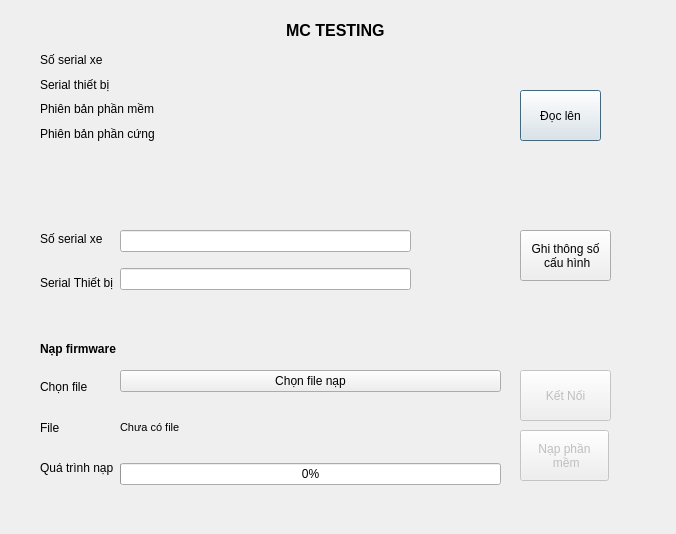
<?xml version="1.0" encoding="UTF-8"?>
<ui version="4.0">
 <class>mc</class>
 <widget class="QDialog" name="mc">
  <property name="geometry">
   <rect>
    <x>0</x>
    <y>0</y>
    <width>676</width>
    <height>534</height>
   </rect>
  </property>
  <property name="windowTitle">
   <string>MC TESTING</string>
  </property>
  <widget class="QWidget" name="horizontalLayoutWidget_2">
   <property name="geometry">
    <rect>
     <x>40</x>
     <y>50</y>
     <width>371</width>
     <height>118</height>
    </rect>
   </property>
   <layout class="QHBoxLayout" name="horizontalLayout_2">
    <item>
     <layout class="QVBoxLayout" name="verticalLayout_4">
      <item>
       <widget class="QLabel" name="label_8">
        <property name="text">
         <string>Số serial xe</string>
        </property>
       </widget>
      </item>
      <item>
       <widget class="QLabel" name="label_7">
        <property name="text">
         <string>Serial thiết bị</string>
        </property>
       </widget>
      </item>
      <item>
       <widget class="QLabel" name="label_9">
        <property name="text">
         <string>Phiên bản phần mềm</string>
        </property>
       </widget>
      </item>
      <item>
       <widget class="QLabel" name="label_10">
        <property name="text">
         <string>Phiên bản phần cứng</string>
        </property>
       </widget>
      </item>
      <item>
       <widget class="QLabel" name="label_11">
        <property name="text">
         <string/>
        </property>
       </widget>
      </item>
     </layout>
    </item>
    <item>
     <layout class="QVBoxLayout" name="verticalLayout_3">
      <item>
       <widget class="QLabel" name="serial_vehicle">
        <property name="text">
         <string/>
        </property>
       </widget>
      </item>
      <item>
       <widget class="QLabel" name="serial_module">
        <property name="text">
         <string/>
        </property>
       </widget>
      </item>
      <item>
       <widget class="QLabel" name="firm_ware_ver">
        <property name="text">
         <string/>
        </property>
       </widget>
      </item>
      <item>
       <widget class="QLabel" name="hard_ware_ver">
        <property name="text">
         <string/>
        </property>
       </widget>
      </item>
      <item>
       <widget class="QLabel" name="esim_num">
        <property name="text">
         <string/>
        </property>
       </widget>
      </item>
     </layout>
    </item>
   </layout>
  </widget>
  <widget class="QPushButton" name="read_btn">
   <property name="geometry">
    <rect>
     <x>520</x>
     <y>90</y>
     <width>81</width>
     <height>51</height>
    </rect>
   </property>
   <property name="text">
    <string>Đọc lên</string>
   </property>
  </widget>
  <widget class="QPushButton" name="write_btn">
   <property name="geometry">
    <rect>
     <x>520</x>
     <y>230</y>
     <width>91</width>
     <height>51</height>
    </rect>
   </property>
   <property name="text">
    <string>Ghi thông số
 cấu hình</string>
   </property>
  </widget>
  <widget class="QLabel" name="header">
   <property name="geometry">
    <rect>
     <x>286</x>
     <y>20</y>
     <width>111</width>
     <height>20</height>
    </rect>
   </property>
   <property name="font">
    <font>
     <pointsize>12</pointsize>
     <bold>true</bold>
    </font>
   </property>
   <property name="text">
    <string>MC TESTING</string>
   </property>
  </widget>
  <widget class="QPushButton" name="write_firm_ware">
   <property name="enabled">
    <bool>false</bool>
   </property>
   <property name="geometry">
    <rect>
     <x>520</x>
     <y>430</y>
     <width>89</width>
     <height>51</height>
    </rect>
   </property>
   <property name="text">
    <string>Nạp phần
 mềm</string>
   </property>
  </widget>
  <widget class="QWidget" name="horizontalLayoutWidget">
   <property name="geometry">
    <rect>
     <x>40</x>
     <y>370</y>
     <width>461</width>
     <height>115</height>
    </rect>
   </property>
   <layout class="QHBoxLayout" name="horizontalLayout">
    <item>
     <layout class="QVBoxLayout" name="verticalLayout_2">
      <item>
       <widget class="QLabel" name="label_2">
        <property name="text">
         <string>Chọn file</string>
        </property>
       </widget>
      </item>
      <item>
       <widget class="QLabel" name="label_3">
        <property name="text">
         <string>File</string>
        </property>
       </widget>
      </item>
      <item>
       <widget class="QLabel" name="label_5">
        <property name="text">
         <string>Quá trình nạp</string>
        </property>
       </widget>
      </item>
     </layout>
    </item>
    <item>
     <layout class="QVBoxLayout" name="verticalLayout">
      <item>
       <widget class="QPushButton" name="choose_file_btn">
        <property name="text">
         <string>Chọn file nạp</string>
        </property>
       </widget>
      </item>
      <item>
       <widget class="QLabel" name="link_director_file">
        <property name="font">
         <font>
          <pointsize>8</pointsize>
         </font>
        </property>
        <property name="layoutDirection">
         <enum>Qt::RightToLeft</enum>
        </property>
        <property name="styleSheet">
         <string notr="true">text-align: center;</string>
        </property>
        <property name="text">
         <string>Chưa có file</string>
        </property>
       </widget>
      </item>
      <item>
       <widget class="QProgressBar" name="download_process">
        <property name="value">
         <number>0</number>
        </property>
       </widget>
      </item>
     </layout>
    </item>
   </layout>
  </widget>
  <widget class="QPushButton" name="connect_dut">
   <property name="enabled">
    <bool>false</bool>
   </property>
   <property name="geometry">
    <rect>
     <x>520</x>
     <y>370</y>
     <width>91</width>
     <height>51</height>
    </rect>
   </property>
   <property name="text">
    <string>Kết Nối</string>
   </property>
  </widget>
  <widget class="QLabel" name="label">
   <property name="geometry">
    <rect>
     <x>40</x>
     <y>340</y>
     <width>111</width>
     <height>17</height>
    </rect>
   </property>
   <property name="font">
    <font>
     <bold>true</bold>
    </font>
   </property>
   <property name="text">
    <string>Nạp firmware</string>
   </property>
  </widget>
  <widget class="QWidget" name="horizontalLayoutWidget_3">
   <property name="geometry">
    <rect>
     <x>40</x>
     <y>220</y>
     <width>371</width>
     <height>81</height>
    </rect>
   </property>
   <layout class="QHBoxLayout" name="horizontalLayout_3">
    <item>
     <layout class="QVBoxLayout" name="verticalLayout_5">
      <item>
       <widget class="QLabel" name="label_17">
        <property name="text">
         <string>Số serial xe</string>
        </property>
       </widget>
      </item>
      <item>
       <widget class="QLabel" name="label_16">
        <property name="text">
         <string>Serial Thiết bị</string>
        </property>
       </widget>
      </item>
     </layout>
    </item>
    <item>
     <layout class="QVBoxLayout" name="verticalLayout_6">
      <item>
       <widget class="QLineEdit" name="input_serial_vehicle"/>
      </item>
      <item>
       <widget class="QLineEdit" name="input_serual_module">
        <property name="mouseTracking">
         <bool>false</bool>
        </property>
        <property name="readOnly">
         <bool>true</bool>
        </property>
       </widget>
      </item>
     </layout>
    </item>
   </layout>
  </widget>
 </widget>
 <resources/>
 <connections/>
</ui>
